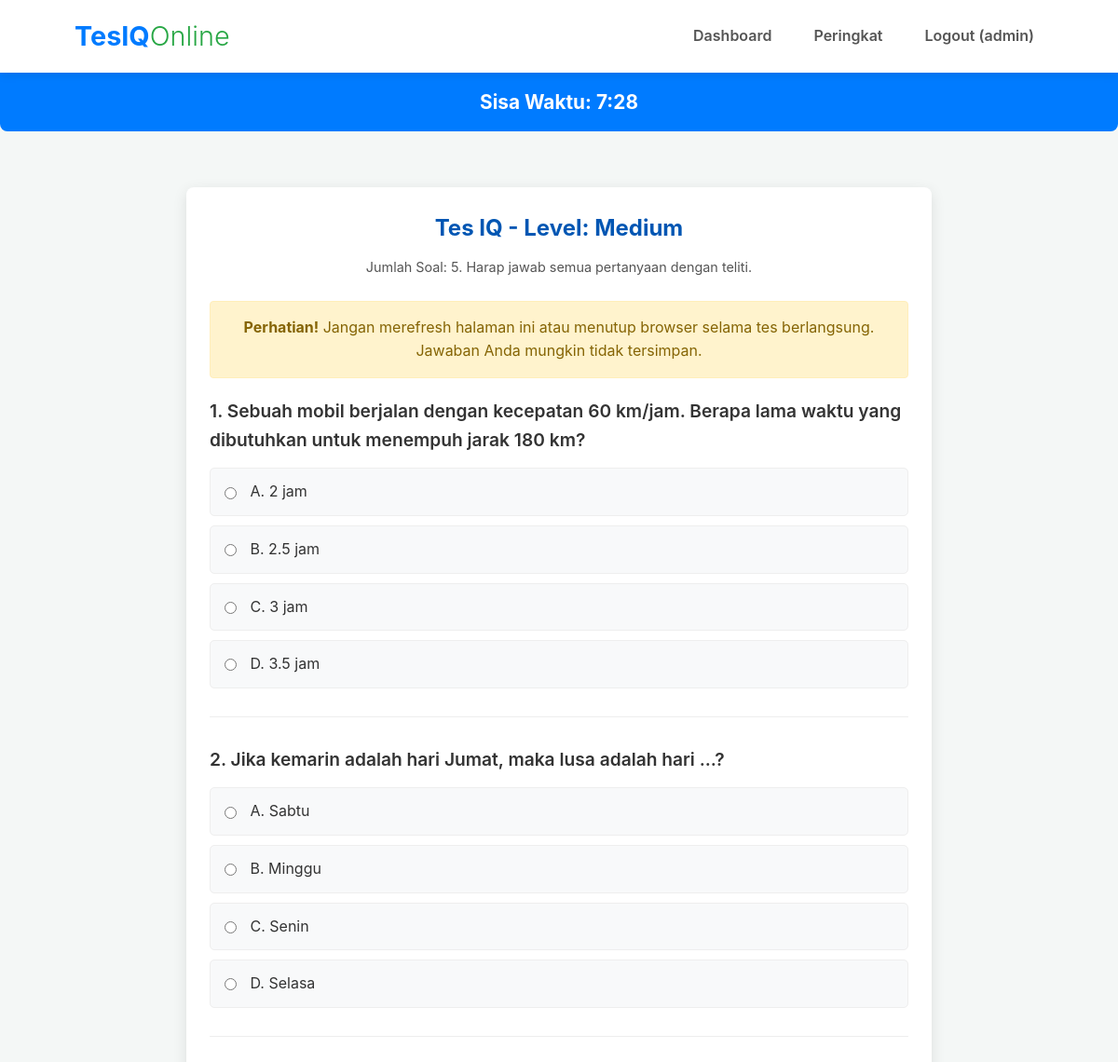
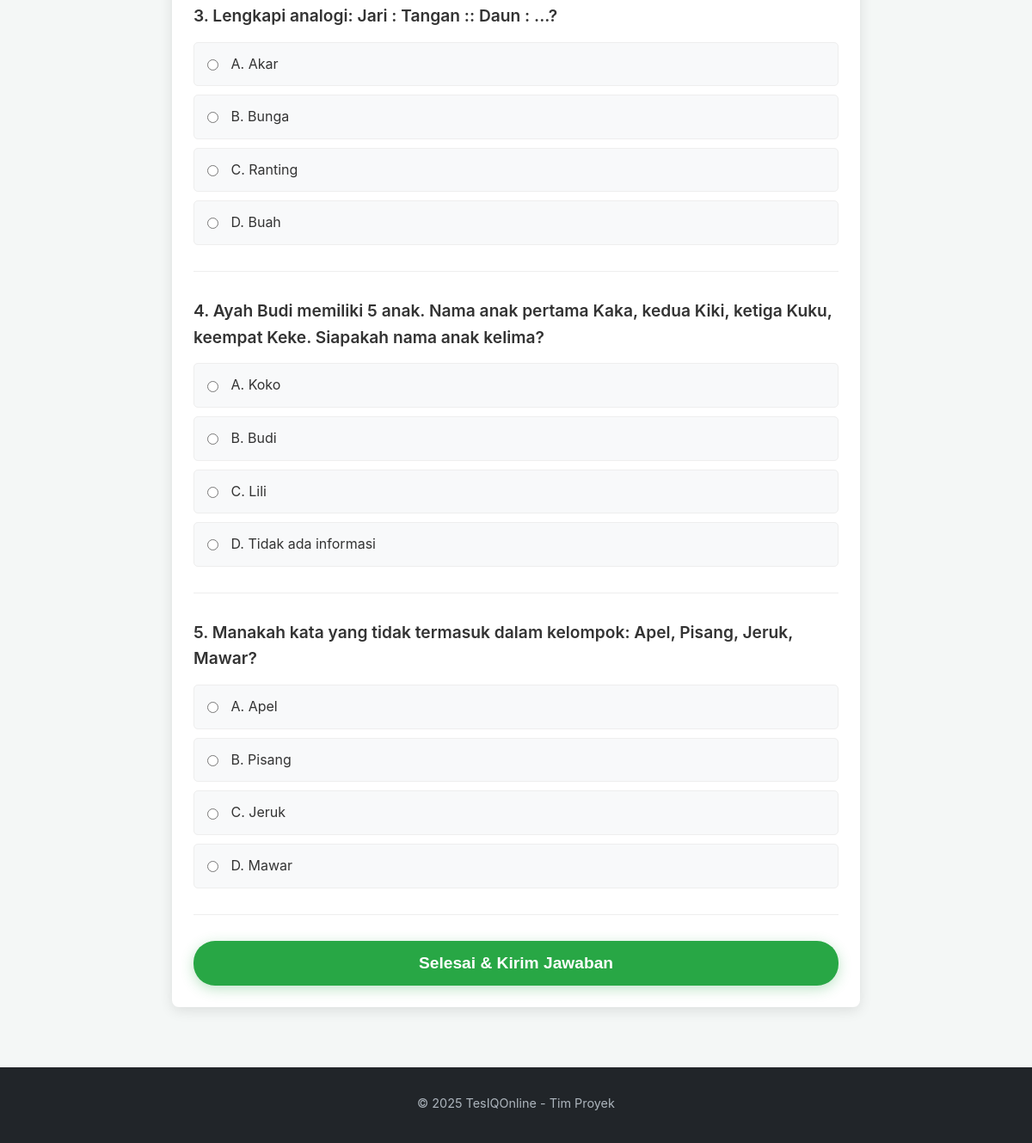
Screenshot of /test.php?level_id=2 (signed in) with the database file from the repository (2 pictures, top to bottom).
### tables this page shows
CREATE TABLE IF NOT EXISTS `levels` (
  `id` int(11) NOT NULL AUTO_INCREMENT,
  `level_name` varchar(50) NOT NULL,
  `description` text DEFAULT NULL,
  PRIMARY KEY (`id`),
  UNIQUE KEY `level_name` (`level_name`)
);

CREATE TABLE IF NOT EXISTS `questions` (
  `id` int(11) NOT NULL AUTO_INCREMENT,
  `level_id` int(11) NOT NULL,
  `question_number` int(11) NOT NULL,
  `question_text` text NOT NULL,
  `option_a` varchar(255) NOT NULL,
  `option_b` varchar(255) NOT NULL,
  `option_c` varchar(255) NOT NULL,
  `option_d` varchar(255) NOT NULL,
  `correct_option` char(1) NOT NULL,
  `points` int(11) NOT NULL DEFAULT 10,
  `created_at` timestamp NOT NULL DEFAULT current_timestamp(),
  PRIMARY KEY (`id`),
  KEY `level_id` (`level_id`),
  CONSTRAINT `questions_ibfk_1` FOREIGN KEY (`level_id`) REFERENCES `levels` (`id`) ON DELETE CASCADE
);

### test.php (the view, shortened to what this page needs)
<?php
require_once 'config/db.php';
$level_id = intval($_GET['level_id']);
$stmt_level = $conn->prepare("SELECT level_name, description FROM levels WHERE id = ?");
$stmt_level->bind_param("i", $level_id);
$stmt_level->execute();
$result_level = $stmt_level->get_result();
$level_data = $result_level->fetch_assoc();
$level_name = $level_data['level_name'];
$jumlah_soal_per_tes = 10;
$questions = [];
$stmt_questions = $conn->prepare("SELECT id, question_text, option_a, option_b, option_c, option_d FROM questions WHERE level_id = ? ORDER BY RAND() LIMIT ?");
$stmt_questions->bind_param("ii", $level_id, $jumlah_soal_per_tes);
$stmt_questions->execute();
$result_questions = $stmt_questions->get_result();
if ($result_questions->num_rows > 0) {
    while ($row = $result_questions->fetch_assoc()) {
        $questions[] = $row;
    }
}
$waktu_per_soal_detik = 90;
$total_waktu_tes_detik = count($questions) * $waktu_per_soal_detik;
?>
<!DOCTYPE html>
<html lang="id">
<head>
    <link rel="stylesheet" href="assets/css/style.css">
    <link rel="stylesheet" href="assets/css/test.css">
</head>
<body>
    <header>
        <div class="container">
            <div class="logo">
                 <h1><a href="index.php" style="text-decoration: none; color: inherit;">TesIQ<span class="logo-online">Online</span></a></h1>
            </div>
            <nav>
                <ul>
                    <li><a href="dashboard_user.php">Dashboard</a></li>
                    <li><a href="ranking.php">Peringkat</a></li>
                    <li><a href="logout.php">Logout (<?php echo htmlspecialchars($_SESSION['username']); ?>)</a></li>
                </ul>
            </nav>
        </div>
    </header>
    <div class="timer" id="timer">
        Sisa Waktu: <span id="time">--:--</span>
    </div>
    <main>
        <div class="test-container" data-timeleft="<?php echo $total_waktu_tes_detik; ?>">
            <h2 style="text-align:center; margin-bottom:10px; color:#0056b3;">Tes IQ - Level: <?php echo htmlspecialchars($level_name); ?></h2>
            <p style="text-align:center; margin-bottom:25px; font-size:0.9em; color:#555;">Jumlah Soal: <?php echo count($questions); ?>. Harap jawab semua pertanyaan dengan teliti.</p>
            <div class="warning-message">
                <strong>Perhatian!</strong> Jangan merefresh halaman ini atau menutup browser selama tes berlangsung. Jawaban Anda mungkin tidak tersimpan.
            </div>
            <form action="submit_test.php" method="POST" id="testForm">
                <?php foreach ($questions as $index => $q): ?>
                    <div class="question-block">
                        <p class="question-text"><?php echo ($index + 1) . ". " . htmlspecialchars($q['question_text']); ?></p>
                        <div class="options">
                            <input type="hidden" name="questions_ids[<?php echo $q['id']; ?>]" value="<?php echo $q['id']; ?>"> <label>
                                <input type="radio" name="answers[<?php echo $q['id']; ?>]" value="A" required>
                                A. <?php echo htmlspecialchars($q['option_a']); ?>
                            </label>
                            <label>
                                <input type="radio" name="answers[<?php echo $q['id']; ?>]" value="B">
                                B. <?php echo htmlspecialchars($q['option_b']); ?>
                            </label>
                            <label>
                                <input type="radio" name="answers[<?php echo $q['id']; ?>]" value="C">
                                C. <?php echo htmlspecialchars($q['option_c']); ?>
                            </label>
                            <label>
                                <input type="radio" name="answers[<?php echo $q['id']; ?>]" value="D">
                                D. <?php echo htmlspecialchars($q['option_d']); ?>
                            </label>
                        </div>
                    </div>
                <?php endforeach; ?>
                <button type="submit" class="btn btn-primary submit-test-btn">Selesai & Kirim Jawaban</button>
            </form>
        </div>
    </main>
    <footer style="margin-top: 50px;">
        <div class="container">
            <p>&copy; <?php echo date("Y"); ?> TesIQOnline - Tim Proyek</p>
        </div>
    </footer>
</body>
</html>

### assets/css/style.css (style rules this page uses)
* { margin: 0; padding: 0; box-sizing: border-box; }
body { font-family: -apple-system, BlinkMacSystemFont, "Segoe UI", Roboto, Helvetica, Arial, sans-serif, "Apple Color Emoji", "Segoe UI Emoji", "Segoe UI Symbol"; line-height: 1.6; color: #333; background-color: #f4f7f6; display: flex; flex-direction: column; min-height: 100vh; }
.container { width: 90%; max-width: 1100px; margin: 0 auto; padding: 0 20px; }
header { background-color: #ffffff; color: #333; padding: 1rem 0; box-shadow: 0 2px 10px rgba(0, 0, 0, 0.1); position: sticky; top: 0; z-index: 1000; }
header .container { display: flex; justify-content: space-between; align-items: center; }
header .logo h1 { font-size: 1.8rem; color: #007bff; font-weight: 700; }
header .logo .logo-online { color: #28a745; font-weight: 300; }
header nav ul { list-style: none; display: flex; }
header nav ul li { margin-left: 25px; }
header nav ul li a { text-decoration: none; color: #555; font-weight: 600; padding: 5px 10px; border-radius: 5px; transition: background-color 0.3s ease, color 0.3s ease; }
main { flex-grow: 1; padding-top: 20px; }
.btn { display: inline-block; padding: 12px 28px; text-decoration: none; border-radius: 25px; font-weight: 600; transition: background-color 0.3s ease, transform 0.2s ease; font-size: 1rem; cursor: pointer; border: none; }
.btn-primary { background-color: #28a745; color: #fff; box-shadow: 0 4px 15px rgba(40, 167, 69, 0.3); }
footer { background-color: #212529; color: #adb5bd; text-align: center; padding: 30px 0; margin-top: auto; }
footer p { margin-bottom: 5px; font-size: 0.9rem; }

### assets/css/test.css (style rules this page uses)
.test-container { max-width: 800px; margin: 20px auto; padding: 25px; background-color: #fff; border-radius: 8px; box-shadow: 0 4px 15px rgba(0, 0, 0, 0.1); }
.question-block { margin-bottom: 30px; padding-bottom: 20px; border-bottom: 1px solid #eee; }
.question-text { font-size: 1.2rem; font-weight: 600; margin-bottom: 15px; color: #333; }
.options label { display: block; background-color: #f8f9fa; padding: 12px 15px; margin-bottom: 10px; border-radius: 5px; cursor: pointer; transition: background-color 0.2s ease-in-out, border-color 0.2s ease-in-out; border: 1px solid #eee; }
.options input[type="radio"] { margin-right: 10px; vertical-align: middle; }
.timer { position: sticky; top: 70px; background-color: #007bff; color: white; padding: 15px; text-align: center; font-size: 1.3rem; font-weight: bold; border-radius: 0 0 8px 8px; z-index: 900; margin-bottom: 20px; }
header { position: sticky; top: 0; z-index: 1000; }
.submit-test-btn { display: block; width: 100%; padding: 15px; font-size: 1.2rem; margin-top: 30px; }
.warning-message { background-color: #fff3cd; color: #856404; padding: 15px; margin-bottom: 20px; border: 1px solid #ffeeba; border-radius: 0.25rem; text-align: center; }

### rows the page displays
levels: level_name "Medium"
questions: question_text "Sebuah mobil berjalan dengan kecepatan 60 km/jam. Berapa lama waktu yang dibutuhkan untuk menempuh jarak 180 km?", option_a "2 jam", option_b "2.5 jam", option_c "3 jam", option_d "3.5 jam"
questions: question_text "Jika kemarin adalah hari Jumat, maka lusa adalah hari ...?", option_a "Sabtu", option_b "Minggu", option_c "Senin", option_d "Selasa"
questions: question_text "Lengkapi analogi: Jari : Tangan :: Daun : ...?", option_a "Akar", option_b "Bunga", option_c "Ranting", option_d "Buah"
questions: question_text "Ayah Budi memiliki 5 anak. Nama anak pertama Kaka, kedua Kiki, ketiga Kuku, keempat Keke. Siapakah nama anak kelima?", option_a "Koko", option_b "Budi", option_c "Lili", option_d "Tidak ada informasi"
questions: question_text "Manakah kata yang tidak termasuk dalam kelompok: Apel, Pisang, Jeruk, Mawar?", option_a "Apel", option_b "Pisang", option_c "Jeruk", option_d "Mawar"

### other values shown
$_SESSION['username'] "admin"
count($questions) "5"
